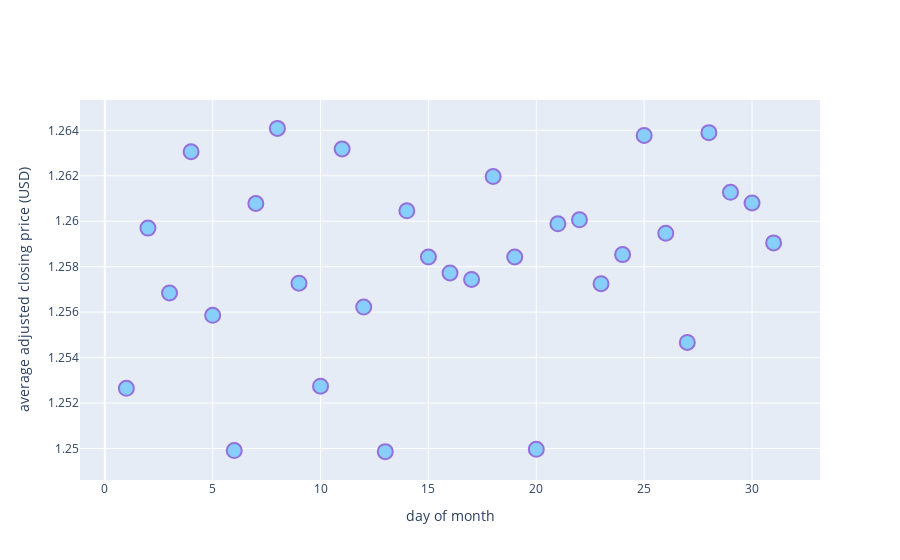

Source (notebook cell):
### Code cell
# Compute the average price for each day of month
avg_price_day = df.groupby("day").agg({'adj_close': 'mean'}).reset_index()

# Plot 
data = [go.Scatter(
            x = avg_price_day['day'],
            y = avg_price_day['adj_close'],
            mode = 'markers',
            marker=dict(
                color='LightSkyBlue',
                size=15,
                line=dict(
                color='MediumPurple',
                width=2
                ))
        )]

layout = dict(xaxis = dict(title = 'day of month'),
              yaxis = dict(title = 'average adjusted closing price (EURUSD)'))

fig = dict(data=data, layout=layout)
py.show(fig, filename='ForexPricePrediction_v6d_avg_price_dayofmonth')

### Figure 1 — Plotly figure (JSON) as saved in the notebook; plotly's stock layout.template omitted (floating-point values rounded to 4 significant figures)
{"data": [{"marker": {"color": "LightSkyBlue", "line": {"color": "MediumPurple", "width": 2}, "size": 15}, "mode": "markers", "type": "scatter", "x": [1, 2, 3, 4, 5, 6, 7, 8, 9, 10, 11, 12, 13, 14, 15, 16, 17, 18, 19, 20, 21, 22, 23, 24, 25, 26, 27, 28, 29, 30, 31], "y": [1.253, 1.26, 1.257, 1.263, 1.256, 1.25, 1.261, 1.264, 1.257, 1.253, 1.263, 1.256, 1.25, 1.26, 1.258, 1.258, 1.257, 1.262, 1.258, 1.25, 1.26, 1.26, 1.257, 1.259, 1.264, 1.259, 1.255, 1.264, 1.261, 1.261, 1.259]}], "layout": {"xaxis": {"title": {"text": "day of month"}}, "yaxis": {"title": {"text": "average adjusted closing price (USD)"}}}}
